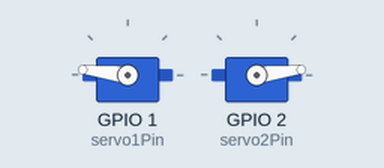
Recording of a sketch running on a simulated ESP32-C3. Parts: 2 × servo. What the sketch prints to the serial monitor is not drawn.

Above: at 0.05 s.
At 0.65 s:
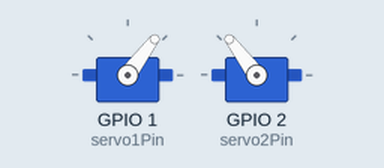
At 1.25 s:
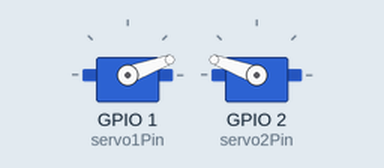
At 2.5 s:
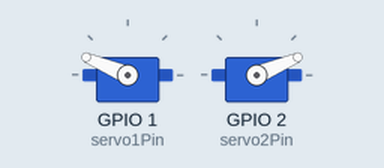
Timing chart, 0 to 8.3 s (numbered marks = the images above):
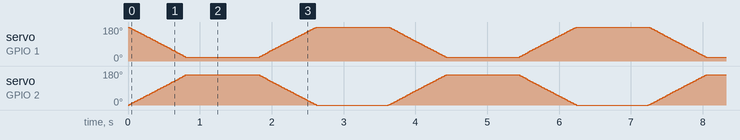

The sketch:

ESP32_EMAX3352.ino
```cpp
/*
 * ESP32 Servo Example Using Arduino ESP32 Servo Library
 * John K. Bennett
 * March, 2017
 *
 * This sketch uses the Arduino ESP32 Servo Library to sweep 4 servos in sequence.
 *
 * Different servos require different pulse widths to vary servo angle, but the range is
 * an approximately 500-2500 microsecond pulse every 20ms (50Hz). In general, hobbyist servos
 * sweep 180 degrees, so the lowest number in the published range for a particular servo
 * represents an angle of 0 degrees, the middle of the range represents 90 degrees, and the top
 * of the range represents 180 degrees. So for example, if the range is 1000us to 2000us,
 * 1000us would equal an angle of 0, 1500us would equal 90 degrees, and 2000us would equal 1800
 * degrees.
 *
 * Circuit:
 * Servo motors have three wires: power, ground, and signal. The power wire is typically red,
 * the ground wire is typically black or brown, and the signal wire is typically yellow,
 * orange or white. Since the ESP32 can supply limited current at only 3.3V, and servos draw
 * considerable power, we will connect servo power to the VBat pin of the ESP32 (located
 * near the USB connector). THIS IS ONLY APPROPRIATE FOR SMALL SERVOS.
 *
 * We could also connect servo power to a separate external
 * power source (as long as we connect all of the grounds (ESP32, servo, and external power).
 * In this example, we just connect ESP32 ground to servo ground. The servo signal pins
 * connect to any available GPIO pins on the ESP32 (in this example, we use pins
 * 22, 19, 23, & 18).
 *
 * In this example, we assume four Tower Pro SG90 small servos.
 * The published min and max for this servo are 500 and 2400, respectively.
 * These values actually drive the servos a little past 0 and 180, so
 * if you are particular, adjust the min and max values to match your needs.
 * Experimentally, 550 and 2350 are pretty close to 0 and 180.
 */

#include <ESP32Servo.h>

// create four servo objects
Servo servo1;
Servo servo2;

// Published values for SG90 servos; adjust if needed
int minUs = 800;
int maxUs = 2225;

// These are all GPIO pins on the ESP32
// Recommended pins include 2,4,12-19,21-23,25-27,32-33
// for the ESP32-S2 the GPIO pins are 1-21,26,33-42
// for the ESP32-S3 the GPIO pins are 1-21,35-45,47-48
// for the ESP32-C3 the GPIO pins are 1-10,18-21

int servo1Pin = 1;
int servo2Pin = 2;


int pos = 0;      // position in degrees
ESP32PWM pwm;
void setup() {
	// Allow allocation of all timers
	ESP32PWM::allocateTimer(0);
	ESP32PWM::allocateTimer(1);
	ESP32PWM::allocateTimer(2);
	ESP32PWM::allocateTimer(3);
	Serial.begin(9600);
	servo1.setPeriodHertz(50);      // Standard 50hz servo
	servo2.setPeriodHertz(50);      // Standard 50hz servo
	// servo3.setPeriodHertz(330);      // Standard 50hz servo
	// servo4.setPeriodHertz(200);      // Standard 50hz servo
	//servo5.setPeriodHertz(50);      // Standard 50hz servo

  servo1.attach(servo1Pin, minUs, maxUs);
	servo2.attach(servo2Pin, minUs, maxUs);
}

void loop() {


  // minUs-=25;
  // if(minUs<600){
  //   minUs=1000;
  // }


  // servo1.write(180);
  // servo2.write(pos);
	for (pos = 0; pos <= 160; pos += 1) { // sweep from 0 degrees to 180 degrees
		// in steps of 1 degree
		servo1.write(180-pos);
    servo2.write(pos);
    Serial.println(pos);
		delay(5);             // waits 20ms for the servo to reach the position
	}
  delay(1000);
	for (pos = 160; pos >= 0; pos -= 1) { // sweep from 180 degrees to 0 degrees
		servo1.write(180-pos);
    servo2.write(pos);
    Serial.println(pos);
		delay(5);
	}
  delay(1000);

	// for (pos = 0; pos <= 180; pos += 1) { // sweep from 0 degrees to 180 degrees
	// 	// in steps of 1 degree
	// 	servo2.write(pos);
	// 	delay(1);             // waits 20ms for the servo to reach the position
	// }
	// for (pos = 180; pos >= 0; pos -= 1) { // sweep from 180 degrees to 0 degrees
	// 	servo2.write(pos);
	// 	delay(1);
	// }

	//servo1.detach();
	//servo2.detach();;


}
```
